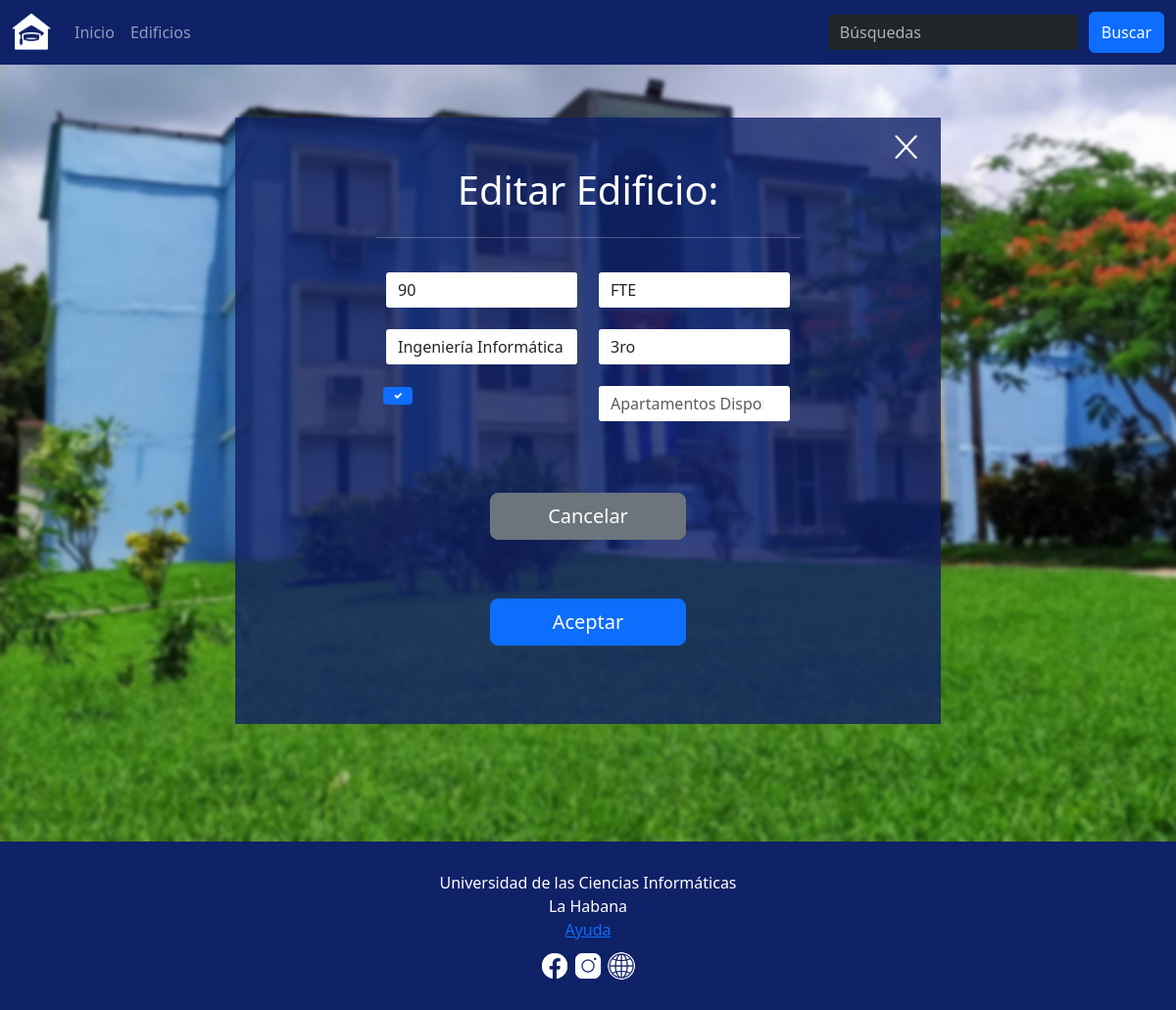
Page /inicio/editar_edificios/90/ on the committed database.
### Vicedecana/models.py (models this page shows, shortened)
class Edificios(models.Model):
    numero = models.CharField(primary_key=True, max_length=255)  # Si el número de edificio es alfanumérico
    facultad = models.CharField(max_length=255)
    disponibilidad = models.BooleanField(default=True)
    ano = models.CharField(max_length=255)
    carrera = models.CharField(max_length=255)
    class Meta:
        verbose_name = 'Edificio'
        verbose_name_plural = 'Edificios'

### Vicedecana/views.py (the view)
# urls.py: path('editar_edificios/<int:numero>/', views.editar_edificios, name='editar_edificios'),  # ID del edificio como entero
def editar_edificios(request, numero):
    edificio = get_object_or_404(Edificios, pk=numero)
    if request.method == 'POST':
        form = EdificioForm(request.POST, instance=edificio)
        if form.is_valid():
            edificio = form.save()
            cantidad_apartamentos = form.cleaned_data['cantidad_apartamentos']
            Apartamento.objects.filter(edificio=edificio).delete()
            for i in range(1, cantidad_apartamentos + 1):
                numero_apto = generar_numero_apartamento(i)
                Apartamento.objects.create(
                    numero=numero_apto,
                    edificio=edificio,
                    disponibilidad=True
                )
            messages.success(request, f"Edificio {edificio.numero} actualizado con éxito.")
            return redirect('listado_edificios')
        else:
            messages.error(request, "Error al actualizar el edificio.")
            return render(request, "editarEdificio.html", {'form': form})
    else:
        form = EdificioForm(instance=edificio)
        return render(request, "editarEdificio.html", {'form': form})

### Vicedecana/templates/editarEdificio.html (shortened to what this page needs)
{% extends "base.html" %}
{% load static %}
{% load widget_tweaks %}
{% block content %}
<div class="form-container-edificio blue">
    <a href="{% url 'listado_edificios' %}">
        <img class="cruz" src="{% static 'img/icons9x-100 (1).png' %}" alt="">
    </a>
    <form id="formulario" class="registro-edificio row g-3 needs-validation" method="POST" novalidate>
        <h1 class="display-3 encabezados">Editar Edificio:</h1>
        <hr>
        <div class="col-md-6" id="numeroEdificio">
            {{ form.numero|add_class:"form-control" }}
        </div>
        <div class="col-md-6" id="facultad">
            {{ form.facultad|add_class:"form-control" }}
        </div>
        <div class="col-md-6" id="carrera">
            {{ form.carrera|add_class:"form-control" }}
        </div>
        <div class="col-md-6" id="anno">
            {{ form.ano|add_class:"form-control" }}
        </div>
        <div class="col-md-6" id="disponibilidad">
            {{ form.disponibilidad|add_class:"form-control" }}
        </div>
        <div class="col-md-6" id="cantidad_apartamentos">
            {{ form.cantidad_apartamentos|add_class:"form-control" }}
        </div>
        <div class="boton-container">
            <a class="links" href="{% url 'listado_edificios' %}">
                <button type="button" class="btn btn-secondary btn-lg botones">Cancelar</button>
            </a>
            <button type="submit" class="btn btn-primary btn-lg botones">Aceptar</button>
        </div>
    </form>
</div>
{% endblock %}

### static/style.css (style rules this page uses)
body { position: relative; background-image: url(img/residenciaa.jpg); background-size: cover; background-repeat: no-repeat; margin: 0; }
.blue { background-color: #0f2167CC; width: 60%; color: white; padding: 50px 50px; text-align: center; justify-content: center; margin: 15% auto 11%; }
.form-container-edificio { margin: 10% auto 10%; display: flex; justify-content: center; align-items: center; }
.botones { margin: 30px; width: 200px; }
.encabezados { font-size: 40px; text-align: center; }
.registro-edificio { width: 70%; }
.links { text-decoration: none; color: transparent; }
.cruz { position: absolute; top: 0; right: 20%; width: 40px; height: 30px; margin: 15px; }
.form-control { border: 3px solid transparent; transition: all 500ms !important; }
.boton-container { margin-top: 40px; }
.blue, .blue2 { overflow: hidden; }
#formulario { animation: precarga 1s forwards; }
.boton-container { width: 100%; }
.blue { display: flex; justify-content: center; }

### rows in the picture
Edificios: numero "90", facultad "FTE", carrera "Ingeniería Informática (ICI)", ano "3ro", disponibilidad "☑"
